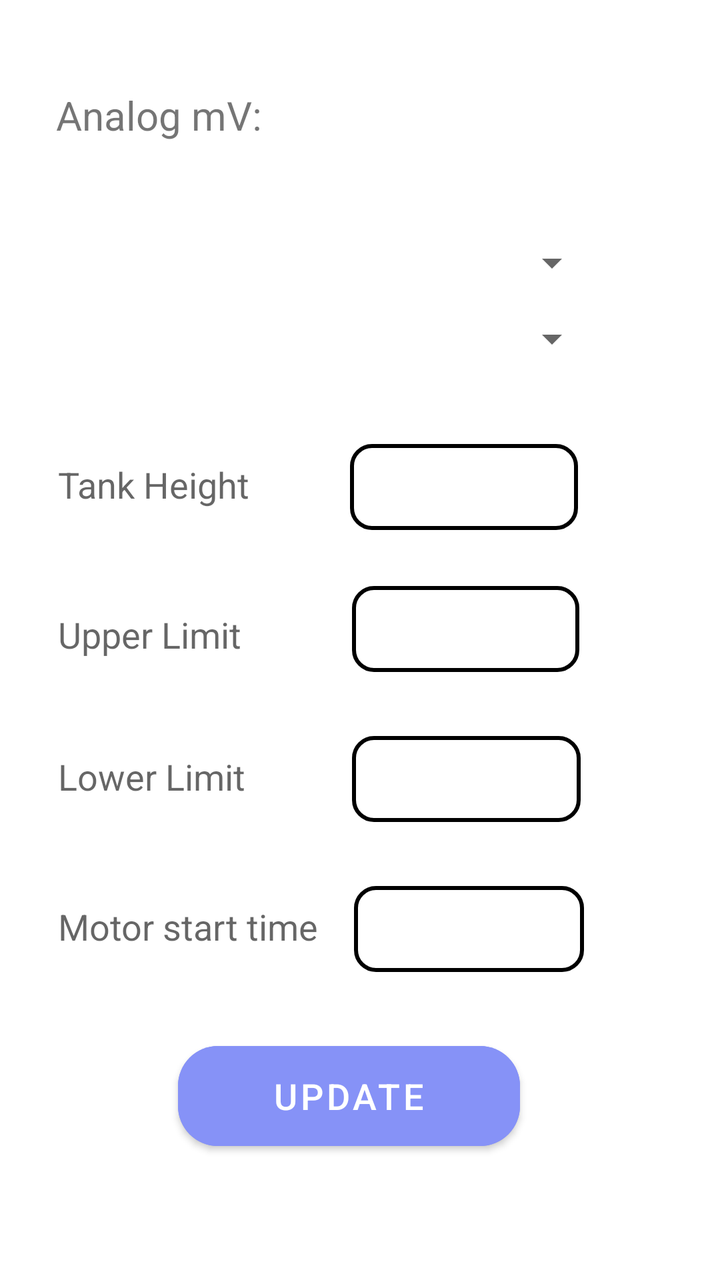
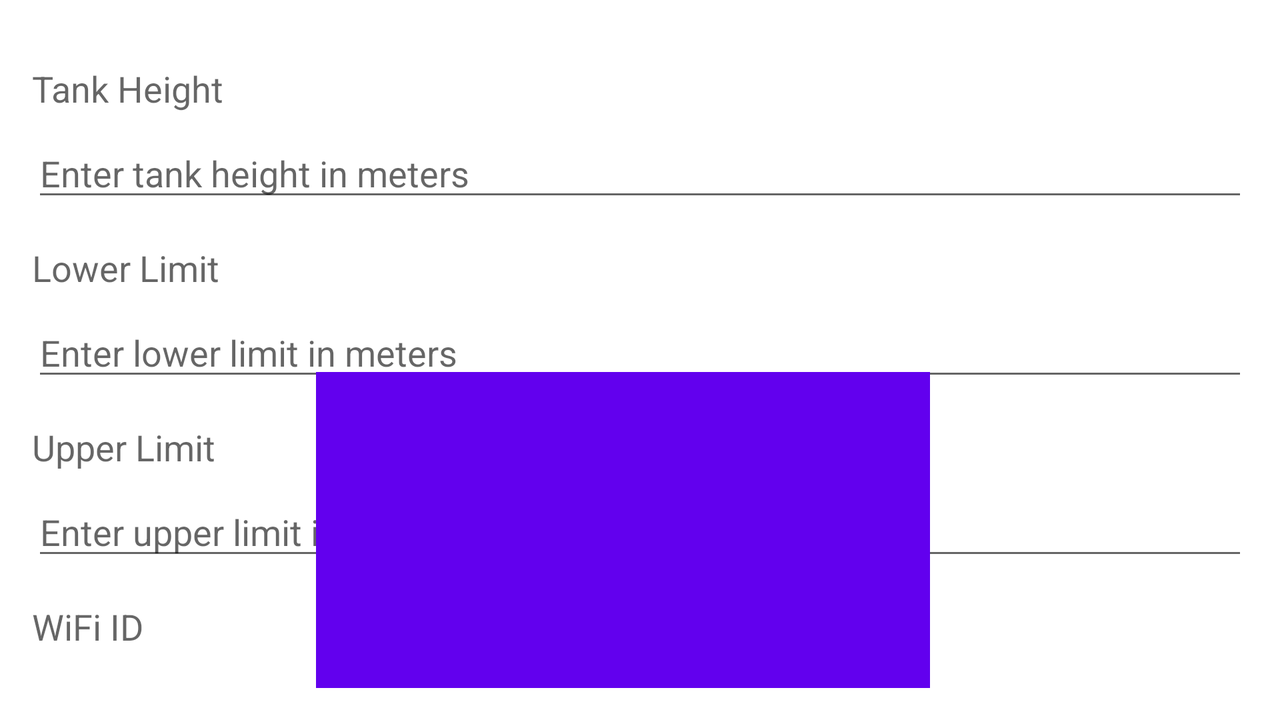

Two renders of one Android screen. The first uses the default layout on a phone; the second uses the alternative layout the repository ships for a different screen configuration, on a matching device. The two XML files are below.
<!-- AndroidManifest.xml: application theme Theme.WFM -->
<!-- res/layout/activity_settings.xml -->
<?xml version="1.0" encoding="utf-8"?>

<RelativeLayout xmlns:android="http://schemas.android.com/apk/res/android"
    xmlns:tools="http://schemas.android.com/tools"

    android:layout_width="match_parent"
    android:layout_height="match_parent"
    xmlns:app="http://schemas.android.com/apk/res-auto"
    android:padding="16dp">


    <Spinner
        android:id="@+id/cityspinner"
        android:layout_width="284dp"
        android:layout_height="33dp"

        android:layout_below="@+id/analogValueTextView"
        android:layout_marginTop="36dp"
        app:layout_constraintEnd_toEndOf="parent"
        app:layout_constraintHorizontal_bias="0.085"
        app:layout_constraintStart_toStartOf="parent"
        app:layout_constraintTop_toTopOf="parent" />

    <Spinner
        android:id="@+id/tankIdSpinner"
        android:layout_width="284dp"
        android:layout_height="33dp"

        android:layout_below="@+id/cityspinner"
        android:layout_marginTop="5dp"
        app:layout_constraintEnd_toEndOf="parent"
        app:layout_constraintHorizontal_bias="0.085"
        app:layout_constraintStart_toStartOf="parent"
        app:layout_constraintTop_toTopOf="parent" />

    <TextView
        android:id="@+id/textViewTankHeight"
        android:layout_width="107dp"
        android:layout_height="wrap_content"
        android:layout_below="@+id/tankIdSpinner"
        android:layout_alignParentStart="true"
        android:layout_marginStart="13dp"
        android:layout_marginTop="44dp"
        android:text="Tank Height"
        android:textAppearance="?android:attr/textAppearanceMedium" />

    <TextView
        android:id="@+id/analogValueTextView"
        android:layout_width="246dp"
        android:layout_height="35dp"
        android:layout_alignParentTop="true"
        android:layout_marginStart="12dp"
        android:layout_marginTop="28dp"
        android:text="Analog mV: "
        android:textSize="20sp"
        app:layout_constraintStart_toStartOf="parent" />

    <EditText
        android:id="@+id/editTextTankHeight"
        android:layout_width="114dp"
        android:layout_height="43dp"
        android:layout_below="@+id/tankIdSpinner"
        android:layout_marginStart="39dp"
        android:layout_marginTop="36dp"
        android:layout_toEndOf="@+id/textViewTankHeight"
        android:background="@drawable/custom_edittext_addtank"
        android:drawableLeft="@drawable/ic_baseline_lock_24"
        android:drawablePadding="15dp"
        android:inputType="numberDecimal" />

    <TextView
        android:id="@+id/textViewLowerLimit"
        android:layout_width="wrap_content"
        android:layout_height="wrap_content"
        android:layout_below="@id/editTextTankHeight"
        android:layout_alignParentStart="true"
        android:layout_marginStart="13dp"
        android:layout_marginTop="40dp"
        android:text="Upper Limit"
        android:textAppearance="?android:attr/textAppearanceMedium" />

    <EditText
        android:id="@+id/editTextLowerLimit"
        android:layout_width="114dp"
        android:layout_height="43dp"
        android:layout_below="@+id/editTextTankHeight"
        android:layout_alignStart="@+id/editTextTankHeight"
        android:layout_alignEnd="@+id/editTextTankHeight"
        android:layout_marginStart="1dp"
        android:layout_marginTop="28dp"
        android:layout_marginEnd="-1dp"
        android:background="@drawable/custom_edittext_addtank"
        android:drawableLeft="@drawable/ic_baseline_lock_24"
        android:drawablePadding="15dp"
        android:inputType="numberDecimal" />

    <TextView
        android:id="@+id/textViewUpperLimit"
        android:layout_width="wrap_content"
        android:layout_height="wrap_content"
        android:layout_below="@id/editTextLowerLimit"
        android:layout_alignParentStart="true"
        android:layout_marginStart="13dp"
        android:layout_marginTop="40dp"
        android:drawableLeft="@drawable/ic_baseline_lock_24"
        android:text="Lower Limit"
        android:textAppearance="?android:attr/textAppearanceMedium" />

    <EditText
        android:id="@+id/editTextUpperLimit"
        android:layout_width="114dp"
        android:layout_height="43dp"
        android:layout_below="@+id/editTextLowerLimit"
        android:layout_alignStart="@+id/editTextLowerLimit"
        android:layout_alignEnd="@+id/editTextLowerLimit"
        android:layout_marginStart="0dp"
        android:layout_marginTop="32dp"
        android:layout_marginEnd="-1dp"
        android:background="@drawable/custom_edittext_addtank"
        android:drawableLeft="@drawable/ic_baseline_lock_24"
        android:drawablePadding="15dp"
        android:inputType="numberDecimal" />


    <TextView
        android:id="@+id/textViewEmail"
        android:layout_width="wrap_content"
        android:layout_height="wrap_content"
        android:layout_below="@id/editTextUpperLimit"
        android:layout_alignParentStart="true"
        android:layout_marginStart="13dp"
        android:layout_marginTop="40dp"
        android:text="Motor start time"
        android:textAppearance="?android:attr/textAppearanceMedium" />

    <EditText
        android:id="@+id/editTextEmail"
        android:layout_width="114dp"
        android:layout_height="43dp"
        android:layout_below="@+id/editTextUpperLimit"
        android:layout_alignStart="@+id/editTextUpperLimit"
        android:layout_alignEnd="@+id/editTextUpperLimit"
        android:layout_marginStart="1dp"
        android:layout_marginTop="32dp"
        android:layout_marginEnd="-2dp"
        android:background="@drawable/custom_edittext_addtank"
        android:drawableLeft="@drawable/ic_baseline_lock_24"
        android:drawablePadding="8dp"
        android:inputType="text"
        android:padding="8dp"
        android:textColor="@color/black" />

    <Button
        android:id="@+id/buttonSaveSettings"
        android:layout_width="171dp"
        android:layout_height="62dp"
        android:layout_below="@+id/editTextEmail"
        android:layout_alignEnd="@+id/editTextEmail"
        android:layout_marginTop="31dp"
        android:layout_marginEnd="32dp"
        android:backgroundTint="@color/lavender"
        android:text="UPDATE"
        android:textSize="18sp"
        app:cornerRadius="20dp" />


</RelativeLayout>
<!-- resources referenced by this layout -->
<resources>
  <color name="black">#FF000000</color>
  <color name="lavender">#8692f7</color>
  <!-- drawable custom_edittext_addtank (drawable) -->
  <?xml version="1.0" encoding="utf-8"?>
  
  <shape xmlns:android="http://schemas.android.com/apk/res/android"
      android:shape="rectangle">
  
      <stroke
          android:width="2dp"
          android:color="@color/black"/>
      <corners
          android:radius="10dp"/>
  </shape>
  <style name="Theme.WFM" parent="Theme.MaterialComponents.DayNight.NoActionBar">
          
          <item name="colorPrimary">@color/purple_500</item>
          <item name="colorPrimaryVariant">@color/purple_700</item>
          <item name="colorOnPrimary">@color/white</item>
          
          <item name="colorSecondary">@color/teal_200</item>
          <item name="colorSecondaryVariant">@color/teal_700</item>
          <item name="colorOnSecondary">@color/sky_blue</item>
          
          <item name="android:statusBarColor">?attr/colorPrimaryVariant</item>
  
          
      </style>
  <color name="purple_500">#FF6200EE</color>
  <color name="purple_700">#FF3700B3</color>
  <color name="white">#FFFFFFFF</color>
  <color name="teal_200">#A1A8A8</color>
  <color name="teal_700">#FF018786</color>
  <color name="sky_blue">#87CEEB</color>
</resources>
<!-- res/layout-land/activity_settings.xml (the repository's variant of the layout above) -->
<!-- drawn on the phone turned sideways -->
<?xml version="1.0" encoding="utf-8"?>
<RelativeLayout xmlns:android="http://schemas.android.com/apk/res/android"
    xmlns:tools="http://schemas.android.com/tools"
    android:layout_width="match_parent"
    android:layout_height="match_parent"
    android:padding="16dp">

    <TextView
        android:id="@+id/textViewTankHeight"
        android:layout_width="wrap_content"
        android:layout_height="wrap_content"
        android:text="Tank Height"
        android:textAppearance="?android:attr/textAppearanceMedium"
        android:layout_marginTop="16dp"/>

    <EditText
        android:id="@+id/editTextTankHeight"
        android:layout_width="match_parent"
        android:layout_height="wrap_content"
        android:layout_below="@id/textViewTankHeight"
        android:inputType="numberDecimal"
        android:hint="Enter tank height in meters"
        android:layout_marginTop="8dp"/>

    <TextView
        android:id="@+id/textViewLowerLimit"
        android:layout_width="wrap_content"
        android:layout_height="wrap_content"
        android:text="Lower Limit"
        android:textAppearance="?android:attr/textAppearanceMedium"
        android:layout_below="@id/editTextTankHeight"
        android:layout_marginTop="16dp"/>

    <EditText
        android:id="@+id/editTextLowerLimit"
        android:layout_width="match_parent"
        android:layout_height="wrap_content"
        android:layout_below="@id/textViewLowerLimit"
        android:inputType="numberDecimal"
        android:hint="Enter lower limit in meters"
        android:layout_marginTop="8dp"/>

    <TextView
        android:id="@+id/textViewUpperLimit"
        android:layout_width="wrap_content"
        android:layout_height="wrap_content"
        android:text="Upper Limit"
        android:textAppearance="?android:attr/textAppearanceMedium"
        android:layout_below="@id/editTextLowerLimit"
        android:layout_marginTop="16dp"/>

    <EditText
        android:id="@+id/editTextUpperLimit"
        android:layout_width="match_parent"
        android:layout_height="wrap_content"
        android:layout_below="@id/textViewUpperLimit"
        android:inputType="numberDecimal"
        android:hint="Enter upper limit in meters"
        android:layout_marginTop="8dp"/>

    <TextView
        android:id="@+id/textViewWifiID"
        android:layout_width="wrap_content"
        android:layout_height="wrap_content"
        android:text="WiFi ID"
        android:textAppearance="?android:attr/textAppearanceMedium"
        android:layout_below="@id/editTextUpperLimit"
        android:layout_marginTop="16dp"/>

    <EditText
        android:id="@+id/editTextWifiID"
        android:layout_width="match_parent"
        android:layout_height="wrap_content"
        android:layout_below="@id/textViewWifiID"
        android:inputType="text"
        android:hint="Enter WiFi ID"
        android:layout_marginTop="8dp"/>

    <TextView
        android:id="@+id/textViewWifiPassword"
        android:layout_width="wrap_content"
        android:layout_height="wrap_content"
        android:text="WiFi Password"
        android:textAppearance="?android:attr/textAppearanceMedium"
        android:layout_below="@id/editTextWifiID"
        android:layout_marginTop="16dp"/>

    <EditText
        android:id="@+id/editTextWifiPassword"
        android:layout_width="match_parent"
        android:layout_height="wrap_content"
        android:layout_below="@id/textViewWifiPassword"
        android:layout_marginTop="14dp"
        android:hint="Enter WiFi password"
        android:inputType="textPassword" />

    <Button
        android:id="@+id/buttonSaveSettings"
        android:layout_width="94dp"
        android:layout_height="65dp"
        android:layout_below="@id/editTextWifiPassword"
        android:layout_alignParentStart="true"
        android:layout_alignParentEnd="true"
        android:layout_alignParentBottom="true"
        android:layout_marginStart="142dp"
        android:layout_marginTop="21dp"
        android:layout_marginEnd="159dp"
        android:layout_marginBottom="158dp"
        android:text="Save" />

</RelativeLayout>
<!-- resources referenced by the variant -->
<!-- as the phone turned sideways resolves them -->
<resources>
  <style name="Theme.WFM" parent="Theme.MaterialComponents.DayNight.NoActionBar">
          
          <item name="colorPrimary">@color/purple_500</item>
          <item name="colorPrimaryVariant">@color/purple_700</item>
          <item name="colorOnPrimary">@color/white</item>
          
          <item name="colorSecondary">@color/teal_200</item>
          <item name="colorSecondaryVariant">@color/teal_700</item>
          <item name="colorOnSecondary">@color/sky_blue</item>
          
          <item name="android:statusBarColor">?attr/colorPrimaryVariant</item>
  
          
      </style>
  <color name="purple_500">#FF6200EE</color>
  <color name="purple_700">#FF3700B3</color>
  <color name="white">#FFFFFFFF</color>
  <color name="teal_200">#A1A8A8</color>
  <color name="teal_700">#FF018786</color>
  <color name="sky_blue">#87CEEB</color>
</resources>
